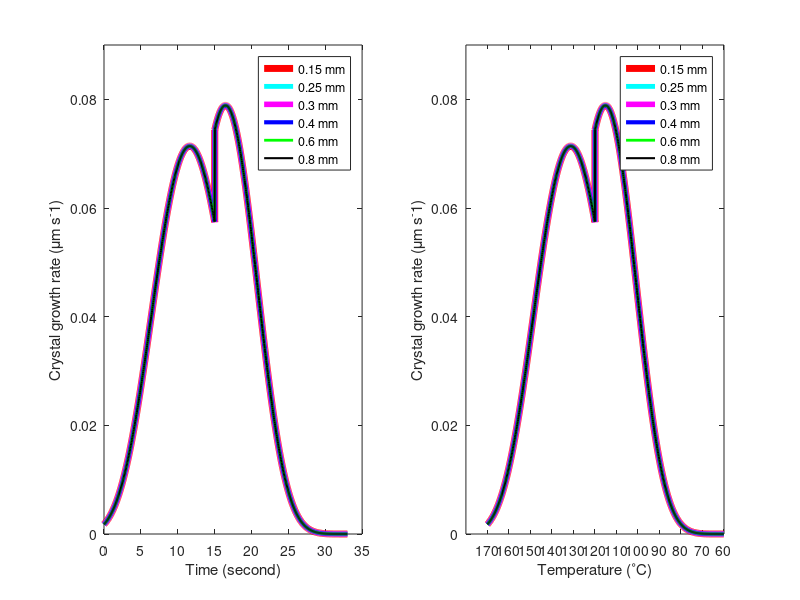
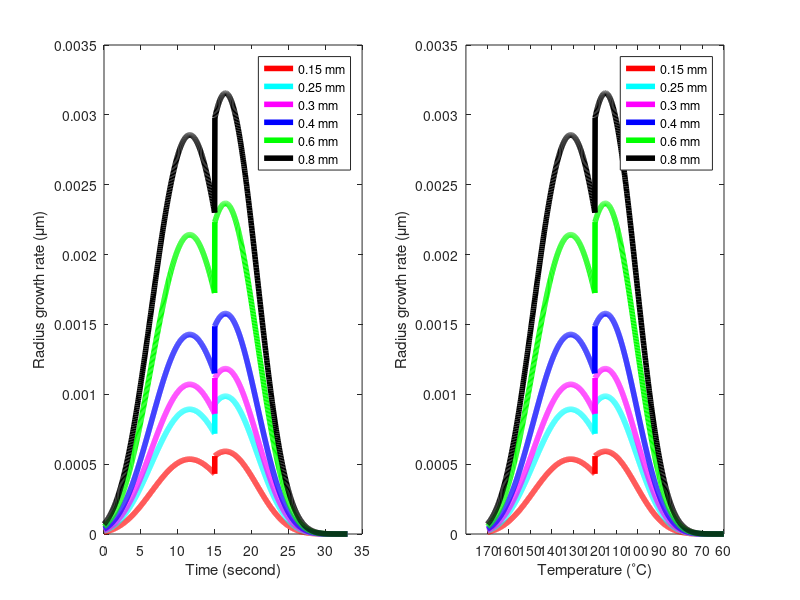

These figures' MATLAB source, in order: (Note: this script raises an error after producing the figures.)
% Parameters-change nozzle diameter
U    = 1500;
Rg   = 1.987;
Goi  = 3.98e7;
Goii = 4.81e11;
Kgi  = 2.55e5;
Kgii = 5.51e5;
k    = 1 / 54978;
C2K = 273.15;
Tm   = 212 + C2K;
No_4   = 63;
No_15   = 24;
No_25   = 39;
No_3   = 47;
No_6   = 94;
No_8   = 126;

% Variables
t_step_4     = 0.02;         % Time step
t_4          = 0:t_step_4:33;   % Time
n_tsteps_4   = numel(t_4);     % Number of time steps
n_sections_4 = n_tsteps_4;     % Number of sections of material deposited
T_D1_4       = 170 - 3.33 * t_4; % Temperature time series for section D1

t_step_15     = 0.0075;         
t_15          = 0:t_step_15:33;   
n_tsteps_15   = numel(t_15);     
n_sections_15 = n_tsteps_15;     
T_D1_15       = 170 - 3.33 * t_15;

t_step_25     = 0.0125;         
t_25          = 0:t_step_25:33;   
n_tsteps_25   = numel(t_25);     
n_sections_25 = n_tsteps_25;     
T_D1_25       = 170 - 3.33 * t_25;

t_step_3     = 0.015;         
t_3          = 0:t_step_3:33;   
n_tsteps_3   = numel(t_3);     
n_sections_3 = n_tsteps_3;     
T_D1_3       = 170 - 3.33 * t_3;

t_step_6     = 0.03;         
t_6          = 0:t_step_6:33;   
n_tsteps_6   = numel(t_6);     
n_sections_6 = n_tsteps_6;     
T_D1_6       = 170 - 3.33 * t_6;

t_step_8     = 0.04;         
t_8          = 0:t_step_8:33;   
n_tsteps_8   = numel(t_8);     
n_sections_8 = n_tsteps_8;     
T_D1_8       = 170 - 3.33 * t_8; 

%% Pre-allocate temperature and mask matrices
% Columns for D1 -- to end, and rows for time.
T_4 = zeros(n_tsteps_4);                    % Temperature of current section (D1 ... end) at current time
mask_4 = zeros(n_tsteps_4, 'logical');      % Mask array to filter data / non-data
for i = 1:250
	last_section_step_4 = n_sections_4 -i +1;
	T_4(i:end, i) = T_D1_4(1:last_section_step_4);
	mask_4(i:end, i) = true;
end

T_15 = zeros(n_tsteps_15);                    
mask_15 = zeros(n_tsteps_15, 'logical');      
for i = 1:667
	last_section_step_15 = n_sections_15 -i +1;
	T_15(i:end, i) = T_D1_15(1:last_section_step_15);
	mask_15(i:end, i) = true;
end

T_25 = zeros(n_tsteps_25);                    
mask_25 = zeros(n_tsteps_25, 'logical');      
for i = 1:400
	last_section_step_25 = n_sections_25 -i +1;
	T_25(i:end, i) = T_D1_25(1:last_section_step_25);
	mask_25(i:end, i) = true;
end

T_3 = zeros(n_tsteps_3);                    
mask_3 = zeros(n_tsteps_3, 'logical');      
for i = 1:333
	last_section_step_3 = n_sections_3 -i +1;
	T_3(i:end, i) = T_D1_3(1:last_section_step_3);
	mask_3(i:end, i) = true;
end

T_6 = zeros(n_tsteps_6);                    
mask_6 = zeros(n_tsteps_6, 'logical');      
for i = 1:167
	last_section_step_6 = n_sections_6 -i +1;
	T_6(i:end, i) = T_D1_6(1:last_section_step_6);
	mask_6(i:end, i) = true;
end

T_8 = zeros(n_tsteps_8);                    
mask_8 = zeros(n_tsteps_8, 'logical');
for i = 1:125
	last_section_step_8 = n_sections_8 -i +1;
	T_8(i:end, i) = T_D1_8(1:last_section_step_8);
	mask_8(i:end, i) = true;
end

%% Growth rate
T_threshold_4 = 120;   % Temperature threshold
G_4 = zeros(n_tsteps_4); % Growth rate
above_threshold_4 = T_4 >= T_threshold_4;

G_above_4 = Goi * exp(-U ./ (Rg * (T_4 - 30))) .* exp(-Kgi .* (T_4 + C2K + Tm) ./ (2 * (T_4 + C2K).^2 .* (Tm - T_4 - C2K)));
G_below_4 = Goii * exp(-U ./ (Rg * (T_4 - 30))) .* exp(-Kgii .* (T_4 + C2K + Tm) ./ (2 * (T_4 + C2K).^2 .* (Tm - T_4 - C2K)));

G_4(above_threshold_4) = G_above_4(above_threshold_4);
G_4(~above_threshold_4) = G_below_4(~above_threshold_4);
G_4 = G_4 / 60;
G_4(~mask_4) = NaN;

T_threshold_15 = 120;   
G_15 = zeros(n_tsteps_15); 
above_threshold_15 = T_15 >= T_threshold_15;

G_above_15 = Goi * exp(-U ./ (Rg * (T_15 - 30))) .* exp(-Kgi .* (T_15 + C2K + Tm) ./ (2 * (T_15 + C2K).^2 .* (Tm - T_15 - C2K)));
G_below_15 = Goii * exp(-U ./ (Rg * (T_15 - 30))) .* exp(-Kgii .* (T_15 + C2K + Tm) ./ (2 * (T_15 + C2K).^2 .* (Tm - T_15 - C2K)));

G_15(above_threshold_15) = G_above_15(above_threshold_15);
G_15(~above_threshold_15) = G_below_15(~above_threshold_15);
G_15 = G_15 / 60;
G_15(~mask_15) = NaN;

T_threshold_25 = 120;   
G_25 = zeros(n_tsteps_25); 
above_threshold_25 = T_25 >= T_threshold_25;

G_above_25 = Goi * exp(-U ./ (Rg * (T_25 - 30))) .* exp(-Kgi .* (T_25 + C2K + Tm) ./ (2 * (T_25 + C2K).^2 .* (Tm - T_25 - C2K)));
G_below_25 = Goii * exp(-U ./ (Rg * (T_25 - 30))) .* exp(-Kgii .* (T_25 + C2K + Tm) ./ (2 * (T_25 + C2K).^2 .* (Tm - T_25 - C2K)));

G_25(above_threshold_25) = G_above_25(above_threshold_25);
G_25(~above_threshold_25) = G_below_25(~above_threshold_25);
G_25 = G_25 / 60;
G_25(~mask_25) = NaN;

T_threshold_3 = 120;   
G_3 = zeros(n_tsteps_3); 
above_threshold_3 = T_3 >= T_threshold_3;

G_above_3 = Goi * exp(-U ./ (Rg * (T_3 - 30))) .* exp(-Kgi .* (T_3 + C2K + Tm) ./ (2 * (T_3 + C2K).^2 .* (Tm - T_3 - C2K)));
G_below_3 = Goii * exp(-U ./ (Rg * (T_3 - 30))) .* exp(-Kgii .* (T_3 + C2K + Tm) ./ (2 * (T_3 + C2K).^2 .* (Tm - T_3 - C2K)));

G_3(above_threshold_3) = G_above_3(above_threshold_3);
G_3(~above_threshold_3) = G_below_3(~above_threshold_3);
G_3 = G_3 / 60;
G_3(~mask_3) = NaN;

T_threshold_6 = 120;   
G_6 = zeros(n_tsteps_6); 
above_threshold_6 = T_6 >= T_threshold_6;

G_above_6 = Goi * exp(-U ./ (Rg * (T_6 - 30))) .* exp(-Kgi .* (T_6 + C2K + Tm) ./ (2 * (T_6 + C2K).^2 .* (Tm - T_6 - C2K)));
G_below_6 = Goii * exp(-U ./ (Rg * (T_6 - 30))) .* exp(-Kgii .* (T_6 + C2K + Tm) ./ (2 * (T_6 + C2K).^2 .* (Tm - T_6 - C2K)));

G_6(above_threshold_6) = G_above_6(above_threshold_6);
G_6(~above_threshold_6) = G_below_6(~above_threshold_6);
G_6 = G_6 / 60;
G_6(~mask_6) = NaN;

T_threshold_8 = 120;   
G_8 = zeros(n_tsteps_8); 
above_threshold_8 = T_8 >= T_threshold_8;

G_above_8 = Goi * exp(-U ./ (Rg * (T_8 - 30))) .* exp(-Kgi .* (T_8 + C2K + Tm) ./ (2 * (T_8 + C2K).^2 .* (Tm - T_8 - C2K)));
G_below_8 = Goii * exp(-U ./ (Rg * (T_8 - 30))) .* exp(-Kgii .* (T_8 + C2K + Tm) ./ (2 * (T_8 + C2K).^2 .* (Tm - T_8 - C2K)));

G_8(above_threshold_8) = G_above_8(above_threshold_8);
G_8(~above_threshold_8) = G_below_8(~above_threshold_8);
G_8 = G_8 / 60;
G_8(~mask_8) = NaN;

%% 1. Growth rate for one crystal since t0, from D1.
figure('Name', 'Growth rate of spherulites');
subplot(1,2,1);
plot(t_15,G_15(:,1), 'r', 'LineWidth',5);
hold on
plot(t_25,G_25(:,1), 'c', 'LineWidth',3.5);
hold on
plot(t_3,G_3(:,1), 'm', 'LineWidth',4);
hold on
plot(t_4,G_4(:,1), 'b', 'LineWidth',3);
hold on
plot(t_6,G_6(:,1), 'g', 'LineWidth',2);
hold on
plot(t_8,G_8(:,1), 'k', 'LineWidth',1.5);
xlabel('Time (second)');
ylabel('Crystal growth rate ({\mu}m s^-1)');
legend('0.15 mm', '0.25 mm', '0.3 mm', '0.4 mm', '0.6 mm', '0.8 mm');
ylim([0,0.09]);
box on
subplot(1,2,2);
plot(T_D1_15,G_15(:,1), 'r', 'LineWidth',5);
hold on
plot(T_D1_25,G_25(:,1), 'c', 'LineWidth',3.5);
hold on
plot(T_D1_3,G_3(:,1), 'm', 'LineWidth',4);
hold on
plot(T_D1_4,G_4(:,1), 'b', 'LineWidth',3);
hold on
plot(T_D1_6,G_6(:,1), 'g', 'LineWidth',2);
hold on
plot(T_D1_8,G_8(:,1), 'k', 'LineWidth',1.5);
xlabel('Temperature (^{\circ}C)');
ylabel('Crystal growth rate ({\mu}m s^-1)');
set(gca,'xtick',60:10:170);
set(gca,'xdir','reverse');
legend('0.15 mm', '0.25 mm', '0.3 mm', '0.4 mm', '0.6 mm', '0.8 mm');
ylim([0,0.09]);
box on

%% Crystal size
% delta_Rp: Change (increase) in radius of one crystal at each time step
% This is the same for all sizes of crystals (i.e. existing crystals, and
% those nucleated at the current time step).
delta_Rp_4 = G_4 * t_step_4;
delta_Rp_15 = G_15 * t_step_15;
delta_Rp_25= G_25 * t_step_25;
delta_Rp_3 = G_3 * t_step_3;
delta_Rp_6 = G_6 * t_step_6;
delta_Rp_8 = G_8 * t_step_8;

%% 2. Radius growth rate for one crystal since t0, from D1
figure('Name', 'Radius growth rate of spherulites');
subplot(1,2,1);
plot(t_15,delta_Rp_15(:,1), 'r', 'LineWidth',4);
hold on
plot(t_25,delta_Rp_25(:,1), 'c', 'LineWidth',4);
hold on
plot(t_3,delta_Rp_3(:,1), 'm', 'LineWidth',4);
hold on
plot(t_4,delta_Rp_4(:,1), 'b', 'LineWidth',4);
hold on
plot(t_6,delta_Rp_6(:,1), 'g', 'LineWidth',4);
hold on
plot(t_8,delta_Rp_8(:,1), 'k', 'LineWidth',4);
xlabel('Time (second)');
ylabel('Radius growth rate ({\mu}m)');
legend('0.15 mm', '0.25 mm', '0.3 mm', '0.4 mm', '0.6 mm', '0.8 mm');
box on
subplot(1,2,2);
plot(T_D1_15,delta_Rp_15(:,1), 'r', 'LineWidth',4);
hold on 
plot(T_D1_25,delta_Rp_25(:,1), 'c', 'LineWidth',4);
hold on
plot(T_D1_3,delta_Rp_3(:,1), 'm', 'LineWidth',4);
hold on
plot(T_D1_4,delta_Rp_4(:,1), 'b', 'LineWidth',4);
hold on
plot(T_D1_6,delta_Rp_6(:,1), 'g', 'LineWidth',4);
hold on
plot(T_D1_8,delta_Rp_8(:,1), 'k', 'LineWidth',4);
xlabel('Temperature (^{\circ}C)');
ylabel('Radius growth rate ({\mu}m)');
set(gca,'xtick',60:10:170);
set(gca,'xdir','reverse');
legend('0.15 mm', '0.25 mm', '0.3 mm', '0.4 mm', '0.6 mm', '0.8 mm');
box on

clear G_above_4 G_below_4 G_above_15 G_below_15 G_above_25 G_below_25 G_above_3 G_below_3 G_above_6 G_below_6 G_above_8 G_below_8; 
clear G_4 G_15 G_25 G_3 G_6 G_8;
%% This is the section where MATLAB runs out of memory
% Rp: Current radius of one particle (crystal)
% Nucleation time (tn) is the page number i.e. Rp(t, D, tn) is the radius
% of one particle in section D, at time t, nucleated at time tn.
Rp_4 = zeros(n_tsteps_4, n_sections_4, n_tsteps_4);
for tn = 1:n_tsteps_4
    Rp_4(tn:end, :, tn) = cumsum(delta_Rp_4(tn:end, :), 1, 'omitnan');
end

Rp_15 = zeros(n_tsteps_15, n_sections_15, n_tsteps_15);
for tn = 1:n_tsteps_15
    Rp_15(tn:end, :, tn) = cumsum(delta_Rp_15(tn:end, :), 1, 'omitnan');
end

Rp_25 = zeros(n_tsteps_25, n_sections_25, n_tsteps_25);
for tn = 1:n_tsteps_25
    Rp_25(tn:end, :, tn) = cumsum(delta_Rp_25(tn:end, :), 1, 'omitnan');
end

Rp_3 = zeros(n_tsteps_3, n_sections_3, n_tsteps_3);
for tn = 1:n_tsteps_3
    Rp_3(tn:end, :, tn) = cumsum(delta_Rp_3(tn:end, :), 1, 'omitnan');
end

Rp_6 = zeros(n_tsteps_6, n_sections_6, n_tsteps_6);
for tn = 1:n_tsteps_6
    Rp_6(tn:end, :, tn) = cumsum(delta_Rp_6(tn:end, :), 1, 'omitnan');
end

Rp_8 = zeros(n_tsteps_8, n_sections_8, n_tsteps_8);
for tn = 1:n_tsteps_8
    Rp_8(tn:end, :, tn) = cumsum(delta_Rp_8(tn:end, :), 1, 'omitnan');
end

%% 3. Radius trajectory of single crystal nucleated at t0, for section D1.
figure('Name', 'Radius trajectory of single crystal');
subplot(1,2,1);
plot(t_15,Rp_15(:,1,1), 'r', 'LineWidth',5);
hold on
plot(t_25,Rp_25(:,1,1), 'c', 'LineWidth',3.5);
hold on
plot(t_3,Rp_3(:,1,1), 'm', 'LineWidth',4);
hold on
plot(t_4,Rp_4(:,1,1), 'b', 'LineWidth',3);
hold on
plot(t_6,Rp_6(:,1,1), 'g', 'LineWidth',2);
hold on
plot(t_8,Rp_8(:,1,1), 'k', 'LineWidth',1.5);
xlabel('Time (second)');
ylabel('Accumulative radius ({\mu}m)');
legend('0.15 mm', '0.25 mm', '0.3 mm', '0.4 mm', '0.6 mm', '0.8 mm');
box on
subplot(1,2,2);
plot(T_D1_15,Rp_15(:,1,1), 'r', 'LineWidth',5);
hold on
plot(T_D1_25,Rp_25(:,1,1), 'c', 'LineWidth',3.5);
hold on
plot(T_D1_3,Rp_3(:,1,1), 'm', 'LineWidth',4);
hold on
plot(T_D1_4,Rp_4(:,1,1), 'b', 'LineWidth',3);
hold on
plot(T_D1_6,Rp_6(:,1,1), 'g', 'LineWidth',2);
hold on
plot(T_D1_8,Rp_8(:,1,1), 'k', 'LineWidth',1.5);
xlabel('Temperature (^{\circ}C)');
ylabel('Accumulative radius ({\mu}m)');
set(gca,'xtick',60:10:170);
set(gca,'xdir','reverse');
legend('0.15 mm', '0.25 mm', '0.3 mm', '0.4 mm', '0.6 mm', '0.8 mm');
box on

clear delta_Rp_4 delta_Rp_15 delta_Rp_25 delta_Rp_3 delta_Rp_6 delta_Rp_8; 

% Vp: Volume of one particle (crystal) at each time step
Vp_4 = 4/3 * pi * Rp_4.^3;
Vp_15 = 4/3 * pi * Rp_15.^3;
Vp_25 = 4/3 * pi * Rp_25.^3;
Vp_3 = 4/3 * pi * Rp_3.^3;
Vp_6 = 4/3 * pi * Rp_6.^3;
Vp_8 = 4/3 * pi * Rp_8.^3;

%% 4. Volume trajectory of single crystal nucleated at t0, for section D1.
figure('Name', 'Volume trajectory of single crystal');
subplot(1,2,1);
plot(t_15,Vp_15(:,1,1), 'r', 'LineWidth',5);
hold on
plot(t_25,Vp_25(:,1,1), 'c', 'LineWidth',3.5);
hold on
plot(t_3,Vp_3(:,1,1), 'm', 'LineWidth',4);
hold on
plot(t_4,Vp_4(:,1,1), 'b', 'LineWidth',3);
hold on
plot(t_6,Vp_6(:,1,1), 'g', 'LineWidth',2);
hold on
plot(t_8,Vp_8(:,1,1), 'k', 'LineWidth',1.5);
xlabel('Time (second)');
ylabel('Accumulative volume ({\mu}m^3)');
legend('0.15 mm', '0.25 mm', '0.3 mm', '0.4 mm', '0.6 mm', '0.8 mm');
box on
subplot(1,2,2);
plot(T_D1_15,Vp_15(:,1,1), 'r', 'LineWidth',5);
hold on
plot(T_D1_25,Vp_25(:,1,1), 'c', 'LineWidth',3.5);
hold on
plot(T_D1_3,Vp_3(:,1,1), 'm', 'LineWidth',4);
hold on
plot(T_D1_4,Vp_4(:,1,1), 'b', 'LineWidth',3);
hold on
plot(T_D1_6,Vp_6(:,1,1), 'g', 'LineWidth',2);
hold on
plot(T_D1_8,Vp_8(:,1,1), 'k', 'LineWidth',1.5);
xlabel('Temperature (^{\circ}C)');
ylabel('Accumulative volume ({\mu}m^3)');
set(gca,'xtick',60:10:170);
set(gca,'xdir','reverse');
legend('0.15 mm', '0.25 mm', '0.3 mm', '0.4 mm', '0.6 mm', '0.8 mm');
box on

clear Rp_4 Rp_15 Rp_25 Rp_3 Rp_6 Rp_8;

%% PLA nucleation
% Total number of particles: not number of nucleated particles at current
% time step
N_4 =  No_4 * exp(-(1/k) ./ ((T_4 + C2K) .* (Tm - T_4 - C2K)));
N_15 =  No_15 * exp(-(1/k) ./ ((T_15 + C2K) .* (Tm - T_15 - C2K)));
N_25 =  No_25 * exp(-(1/k) ./ ((T_25 + C2K) .* (Tm - T_25 - C2K)));
N_3 =  No_3 * exp(-(1/k) ./ ((T_3 + C2K) .* (Tm - T_3 - C2K)));
N_6 =  No_6 * exp(-(1/k) ./ ((T_6 + C2K) .* (Tm - T_6 - C2K)));
N_8 =  No_8 * exp(-(1/k) ./ ((T_8 + C2K) .* (Tm - T_8 - C2K)));

% Number should be zero where T = 0. 
% This is becase where T = 0, it should actually equal NaN instead,
% but this yields an error in the calculation of G.
% Hence use mask afterwards to remove incorrect values.
N_4(~mask_4) = 0;
N_15(~mask_15) = 0;
N_25(~mask_25) = 0;
N_3(~mask_3) = 0;
N_6(~mask_6) = 0;
N_8(~mask_8) = 0;


%% Accumulated volume
V_4 = zeros(n_tsteps_4, n_sections_4, n_tsteps_4);
V_15 = zeros(n_tsteps_15, n_sections_15, n_tsteps_15);
V_25 = zeros(n_tsteps_25, n_sections_25, n_tsteps_25);
V_3 = zeros(n_tsteps_3, n_sections_3, n_tsteps_3);
V_6 = zeros(n_tsteps_6, n_sections_6, n_tsteps_6);
V_8 = zeros(n_tsteps_8, n_sections_8, n_tsteps_8);
% V: Total volume of all crystals
% V(t, D, tn) is the volume of all crystals nucleated at time tn, in
% section D1, at time t.
for tn = 1:n_tsteps_4
    V_4(:, :, tn) = N_4(tn, :) .* Vp_4(:, :, tn);
end

for tn = 1:n_tsteps_15
    V_15(:, :, tn) = N_15(tn, :) .* Vp_15(:, :, tn);
end

for tn = 1:n_tsteps_25
    V_25(:, :, tn) = N_25(tn, :) .* Vp_25(:, :, tn);
end

for tn = 1:n_tsteps_3
    V_3(:, :, tn) = N_3(tn, :) .* Vp_3(:, :, tn);
end

for tn = 1:n_tsteps_6
    V_6(:, :, tn) = N_6(tn, :) .* Vp_6(:, :, tn);
end

for tn = 1:n_tsteps_8
    V_8(:, :, tn) = N_8(tn, :) .* Vp_8(:, :, tn);
end

%% Total volume accumulated since t = 0.
% Vtot: total volume of all particles
Vtot_nt_4 = sum(V_4, 3);        % Sum of volume over all nucleation times
Vtot_sec_4 = sum(Vtot_nt_4, 2); % Sum of volume over all sections and nucleation times
Vtot_t_4 = sum(Vtot_nt_4, 1);   % Sum of volume over all time steps and nucleation times
Vtot_all_4 = sum(Vtot_t_4);     % Volume since t=0 for all particles.
                                % This is the same as sum(Vtot_sec)
                                
Vtot_nt_15 = sum(V_15, 3);        
Vtot_sec_15 = sum(Vtot_nt_15, 2); 
Vtot_t_15 = sum(Vtot_nt_15, 1);   
Vtot_all_15 = sum(Vtot_t_15);

Vtot_nt_25 = sum(V_25, 3);        
Vtot_sec_25 = sum(Vtot_nt_25, 2); 
Vtot_t_25 = sum(Vtot_nt_25, 1);   
Vtot_all_25 = sum(Vtot_t_25);
                            
Vtot_nt_3 = sum(V_3, 3);        
Vtot_sec_3 = sum(Vtot_nt_3, 2); 
Vtot_t_3 = sum(Vtot_nt_3, 1);   
Vtot_all_3 = sum(Vtot_t_3);

Vtot_nt_6 = sum(V_6, 3);        
Vtot_sec_6 = sum(Vtot_nt_6, 2); 
Vtot_t_6 = sum(Vtot_nt_6, 1);   
Vtot_all_6 = sum(Vtot_t_6);

Vtot_nt_8 = sum(V_8, 3);        
Vtot_sec_8 = sum(Vtot_nt_8, 2); 
Vtot_t_8 = sum(Vtot_nt_8, 1);   
Vtot_all_8 = sum(Vtot_t_8);   
                           
%% 5. Nucleation numbers in section D1 in each time step
figure('Name', 'The number of nuclei');
subplot(1,2,1);
plot(t_15,N_15(:,1), 'r', t_25,N_25(:,1), 'c', t_3,N_3(:,1), 'm', t_4,N_4(:,1), 'b',t_6,N_6(:,1), 'g', t_8,N_8(:,1), 'k', 'LineWidth',3);
xlabel('Time (second)');
ylabel('The number of nuclei (N)');
legend('0.15 mm', '0.25 mm', '0.3 mm', '0.4 mm', '0.6 mm', '0.8 mm');
box on
subplot(1,2,2);
plot(T_15(:,1),N_15(:,1), 'r', T_25(:,1),N_25(:,1), 'c', T_3(:,1),N_3(:,1), 'm', T_4(:,1),N_4(:,1), 'b', T_6(:,1),N_6(:,1), 'g',  T_8(:,1),N_8(:,1), 'k', 'LineWidth',3);
xlabel('Temperature (^{\circ}C)');
ylabel('The number of nuclei (N)');
set(gca,'xtick',60:10:170);set(gca,'xdir','reverse');
legend('0.15 mm', '0.25 mm', '0.3 mm', '0.4 mm', '0.6 mm', '0.8 mm');
box on

%% 6. Total crystal volume in each section
figure('name', 'Crystal volume in each section')
hold on
for tn = 1:667
    y = 0.15 * tn;
    scatter(y, (Vtot_nt_15(end,tn)), 'r', 'LineWidth', 1.5);
end
hold on
for tn = 1:400
    y = 0.25 * tn;
    scatter(y, (Vtot_nt_25(end,tn)), 'c', 'LineWidth', 1.5);
end
hold on
for tn = 1:333
    y = 0.3 * tn;
    scatter(y, (Vtot_nt_3(end,tn)), 'm', 'LineWidth', 1.5);
end
hold on
for tn = 1:250
    y = 0.4 * tn;
    scatter(y, (Vtot_nt_4(end,tn)), 'b', 'LineWidth', 1.5);
end
hold on
for tn = 1:167
    y = 0.6 * tn;
    scatter(y, (Vtot_nt_6(end,tn)), 'g', 'LineWidth',1.5);
end
hold on
for tn = 1:125
    y = 0.8 * tn;
    scatter(y, (Vtot_nt_8(end,tn)), 'k', 'LineWidth', 1.5);
end
hold on
xlabel('Distance from the initial printing point (mm)');
ylabel('Crystal volume ({\mu}m^3)');
box on

%% 7. Total crystal volume trajectory from D1 to the end
figure('name', 'Crystal volume over all sections')
hold on
for tn = 1:667
    V_sum_15 = cumsum(Vtot_nt_15(end, 1:tn));
    y = 0.15 * tn;
    scatter(y, (V_sum_15(end)), 'r', 'LineWidth', 1.5);
end
hold on
for tn = 1:400
    V_sum_25 = cumsum(Vtot_nt_25(end, 1:tn));
    y = 0.25 * tn;
    scatter(y, (V_sum_25(end)), 'c', 'LineWidth', 1.5);
end
hold on
for tn = 1:333
    V_sum_3 = cumsum(Vtot_nt_3(end, 1:tn));
    y = 0.3 * tn;
    scatter(y, (V_sum_3(end)), 'm', 'LineWidth', 1.5);
end
hold on
for tn = 1:250
    V_sum_4 = cumsum(Vtot_nt_4(end, 1:tn));
    y = 0.4 * tn;
    scatter(y, (V_sum_4(end)), 'b', 'LineWidth', 1.5);
end
hold on
for tn = 1:167
    V_sum_6 = cumsum(Vtot_nt_6(end, 1:tn));
    y = 0.6 * tn;
    scatter(y, (V_sum_6(end)), 'g', 'LineWidth', 1.5);
end
hold on
for tn = 1:125
    V_sum_8 = cumsum(Vtot_nt_8(end, 1:tn));
    y = 0.8 * tn;
    scatter(y, (V_sum_8(end)), 'k', 'LineWidth', 1.5);
end
xlabel('Distance from the initial printing point (mm)');
ylabel('Accumulated crystal volume ({\mu}m^3)');
box on